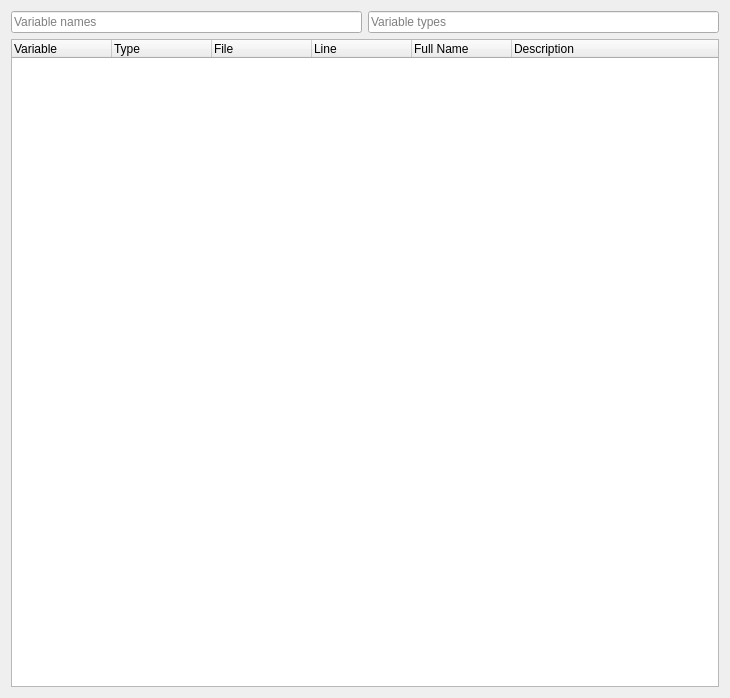
<?xml version="1.0" encoding="UTF-8"?>
<ui version="4.0">
 <class>SeerVariableBrowserWidgetForm</class>
 <widget class="QWidget" name="SeerVariableBrowserWidgetForm">
  <property name="geometry">
   <rect>
    <x>0</x>
    <y>0</y>
    <width>730</width>
    <height>698</height>
   </rect>
  </property>
  <property name="windowTitle">
   <string>Variable Browser</string>
  </property>
  <layout class="QGridLayout" name="gridLayout">
   <item row="0" column="0">
    <widget class="QLineEdit" name="variableNameSearchLineEdit">
     <property name="toolTip">
      <string>Search for variable names. &quot;*&quot; is allowed.</string>
     </property>
     <property name="statusTip">
      <string/>
     </property>
     <property name="placeholderText">
      <string>Variable names</string>
     </property>
     <property name="clearButtonEnabled">
      <bool>true</bool>
     </property>
    </widget>
   </item>
   <item row="0" column="1">
    <widget class="QLineEdit" name="variableTypeSearchLineEdit">
     <property name="toolTip">
      <string>Search for variable types. &quot;*&quot; is allowed.</string>
     </property>
     <property name="statusTip">
      <string/>
     </property>
     <property name="placeholderText">
      <string>Variable types</string>
     </property>
     <property name="clearButtonEnabled">
      <bool>true</bool>
     </property>
    </widget>
   </item>
   <item row="1" column="0" colspan="2">
    <widget class="QTreeWidget" name="variableTreeWidget">
     <property name="columnCount">
      <number>6</number>
     </property>
     <column>
      <property name="text">
       <string>Variable</string>
      </property>
     </column>
     <column>
      <property name="text">
       <string>Type</string>
      </property>
     </column>
     <column>
      <property name="text">
       <string>File</string>
      </property>
     </column>
     <column>
      <property name="text">
       <string>Line</string>
      </property>
     </column>
     <column>
      <property name="text">
       <string>Full Name</string>
      </property>
     </column>
     <column>
      <property name="text">
       <string>Description</string>
      </property>
     </column>
    </widget>
   </item>
  </layout>
 </widget>
 <resources/>
 <connections/>
</ui>
